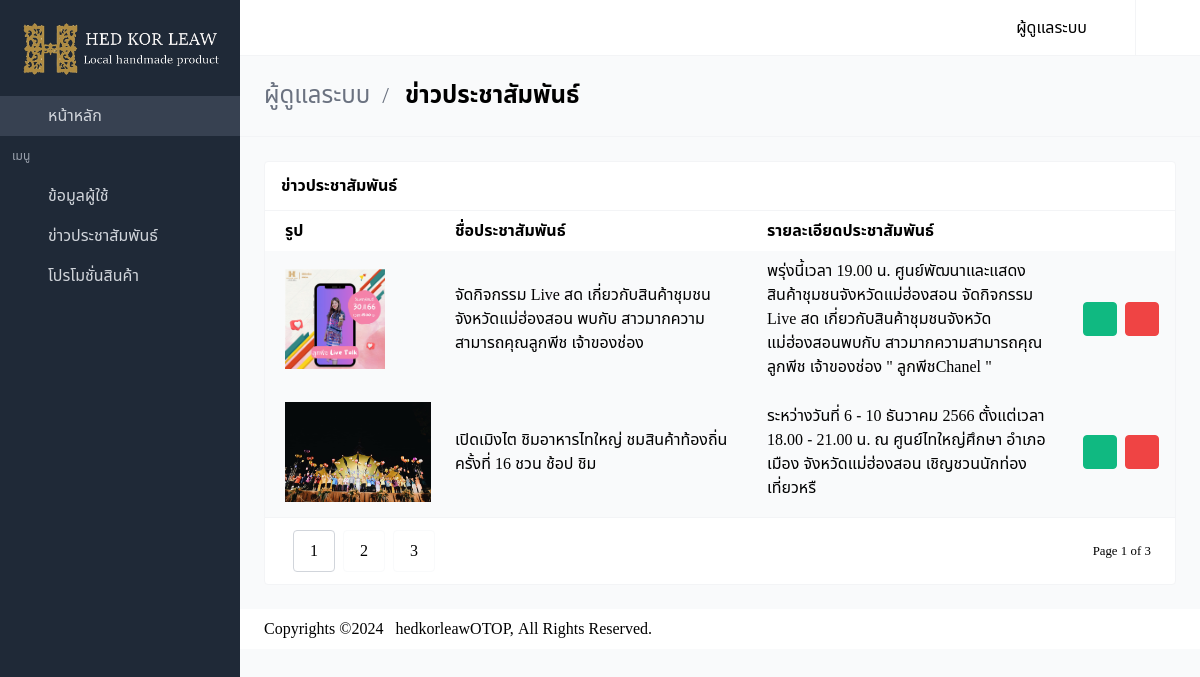
Screenshot of /admin/news.php (signed in) with the database file from the repository.
### tables this page shows
CREATE TABLE `new` (
  `new_id` int(11) NOT NULL,
  `title` varchar(200) DEFAULT NULL,
  `detail` varchar(200) DEFAULT NULL,
  `pic_new` varchar(250) DEFAULT NULL
);

### admin/news.php (the view, shortened to what this page needs)
<?php
require_once "../connectDB.php";
if (!$_SESSION['userid']) {
  header("Location: index.php");
} else {
?>
<!DOCTYPE html>
<html lang="en" class="">
<head>
  <link rel="stylesheet" href="css/main.css?v=1628755089081">
</head>
<body>
<div id="app">
  <nav id="navbar-main" class="navbar is-fixed-top">
    <div class="navbar-menu" id="navbar-menu">
        <div class="navbar-item dropdown has-divider has-user-avatar">
          <a class="navbar-link">
            <div class="is-user-name"><span>ผู้ดูแลระบบ</span></div>
            <span class="icon"><i class="mdi mdi-chevron-down"></i></span>
          </a>
      </div>
      <a href="../logout.php" title="Log out" class="navbar-item desktop-icon-only">
        <span class="icon"><i class="mdi mdi-logout"></i></span>
      </a>
      </div>
    </div>
  <aside class="aside is-placed-left is-expanded">
    <div class="aside-tools">
      <div>
        <img src="../assets/img/logo_four_white.png" alt="">
      </div>
    </div>
    <div class="menu is-menu-main">
      <ul class="menu-list">
        <li class="active">
          <a href="index.php">
            <span class="icon"><i class="mdi mdi-desktop-mac"></i></span>
            <span class="menu-item-label">หน้าหลัก</span>
          </a>
        </li>
      </ul>
      <p class="menu-label">เมนู</p>
      <ul class="menu-list">
        <li>
          <a class="dropdown">
            <span class="icon"><i class="mdi mdi-account-circle"></i></span>
            <span class="menu-item-label">ข้อมูลผู้ใช้</span>
            <span class="icon"><i class="mdi mdi-plus"></i></span>
          </a>
        </li>
        <li class="--set-active-tables-html">
          <a href="#">
            <span class="icon"><i class="mdi mdi-square-edit-outline"></i></span>
            <span class="menu-item-label">ข่าวประชาสัมพันธ์</span>
          </a>
        </li>
        <li class="--set-active-forms-html">
          <a href="board.php">
            <span class="icon"><i class="mdi mdi-square-edit-outline"></i></span>
            <span class="menu-item-label">โปรโมชั่นสินค้า</span>
          </a>
        </li>
          </ul>
    </div>
  </aside>
<section class="is-title-bar">
  <div class="flex flex-col md:flex-row items-center justify-between space-y-6 md:space-y-0">
    <ul>
      <li>ผู้ดูแลระบบ</li>
      <li>ข่าวประชาสัมพันธ์</li>
    </ul>
  </div>
</section>
  <section class="section main-section">
    <div class="card has-table">
      <header class="card-header">
        <p class="card-header-title">
          ข่าวประชาสัมพันธ์
        </p>
        <a href="#" class="card-header-icon">
          <span class="icon"><i class="mdi mdi-reload"></i></span>
        </a>
      </header>
      <div class="card-content">
        <table>
          <thead>
          <tr>
            <th style="width: 300px; padding-left: 20px;">รูป</th>
            <th style="width: 500px;">ชื่อประชาสัมพันธ์</th>
            <th style="width: 500px;">รายละเอียดประชาสัมพันธ์</th>
            <th></th>
          </tr>
          </thead>
          <?php
              $sql = "SELECT * FROM `new`;";
              $result = mysqli_query($conn,$sql);
              while($row = mysqli_fetch_array($result)){
            ?>
          <tbody>
          <tr>
            <td data-label="username" style="padding-left: 20px;"><img src="../assets/img/latest-news/<?php echo $row['pic_new']?>" alt=""></td>
            <td data-label="number"><?php echo $row['title']?></td>
            <td data-label="number"><?php echo $row['detail']?></td>
            <td class="actions-cell">
              <div class="buttons right nowrap">
                <button class="button small green --jb-modal"  data-target="sample-modal-2" type="button">
                  <a href="editornews.php?id=<?php echo $row['new_id']?>"><span class="icon"><i class="mdi mdi-eye"></i></span></a>
                </button>
                <button class="button small red --jb-modal" data-target="sample-modal" type="button">
                  <span class="icon"><i class="mdi mdi-trash-can"></i></span>
                </button>
              </div>
            </td>
          </tr>
          </tbody>
          <?php } ?>
        </table>
        <div class="table-pagination">
          <div class="flex items-center justify-between">
            <div class="buttons">
              <button type="button" class="button active">1</button>
              <button type="button" class="button">2</button>
              <button type="button" class="button">3</button>
            </div>
            <small>Page 1 of 3</small>
          </div>
        </div>
      </div>
    </div>
  </section>
  <footer class="footer">
    <div class="flex flex-col md:flex-row items-center justify-between space-y-3 md:space-y-0">
      <div class="flex items-center justify-start space-x-3">
        <div>
          Copyrights ©
        </div>
        <div>
          <p><a href="../index.php" target="_blank">hedkorleawOTOP,</a> All Rights
            Reserved.</p>
        </div>
      </div>
    </div>
</footer>
<link rel="stylesheet" href="https://cdn.materialdesignicons.com/4.9.95/css/materialdesignicons.min.css">
</body>
</html>
<?php } ?>

### admin/news.php (style rules this page uses)
td img { height: 100px; }
td { height: 130px; }

### rows the page displays
new: pic_new (picture), title "จัดกิจกรรม Live สด เกี่ยวกับสินค้าชุมชนจังหวัดแม่ฮ่องสอน พบกับ สาวมากความสามารถคุณลูกพีช เจ้าของช่อง", detail "พรุ่งนี้เวลา 19.00 น. ศูนย์พัฒนาและแสดงสินค้าชุมชนจังหวัดแม่ฮ่องสอน จัดกิจกรรม Live สด เกี่ยวกับสินค้าชุมชนจังหวัดแม่ฮ่องสอนพบกับ สาวมากความสามารถคุณลูกพีช เจ้าของช่อง \" ลูกพีชChanel \""
new: pic_new (picture), title "เปิดเมิงไต ชิมอาหารไทใหญ่ ชมสินค้าท้องถิ่น ครั้งที่ 16 ชวน ช้อป ชิม", detail "ระหว่างวันที่ 6 - 10 ธันวาคม 2566 ตั้งแต่เวลา 18.00 - 21.00 น. ณ ศูนย์ไทใหญ่ศึกษา อำเภอเมือง จังหวัดแม่ฮ่องสอน เชิญชวนนักท่องเที่ยวหรื"
